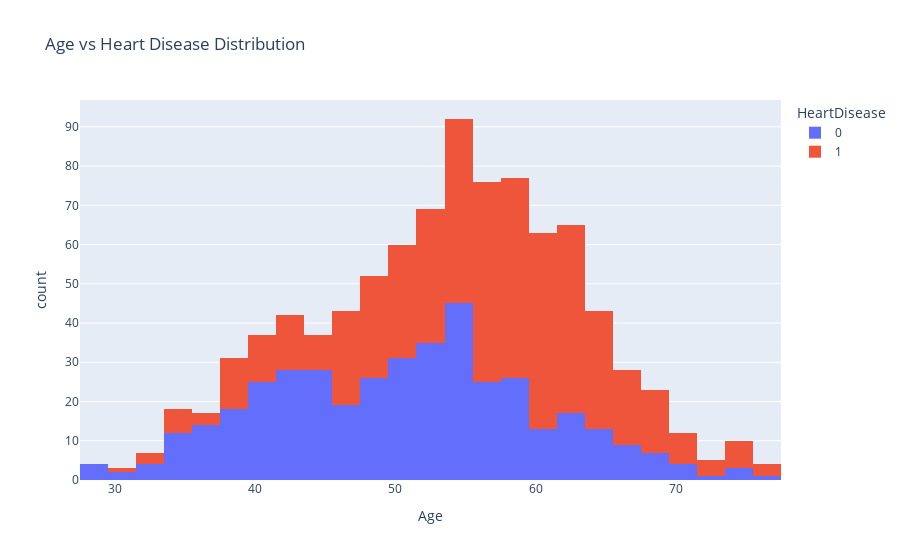

The notebook cell this image was saved under:
### Code cell
px.histogram(heart_df,x='Age', color='HeartDisease', title='Age vs Heart Disease Distribution')

### Figure 1 — Plotly figure (JSON) as saved in the notebook; plotly's stock layout.template omitted (floating-point values rounded to 4 significant figures; data arrays with more than 128 entries replaced by an {"elided": "..."} marker saying what was removed)
{"data": [{"bingroup": "x", "hovertemplate": "HeartDisease=0<br>Age=%{x}<br>count=%{y}<extra></extra>", "legendgroup": "0", "marker": {"color": "#636efa", "pattern": {"shape": ""}}, "name": "0", "orientation": "v", "showlegend": true, "type": "histogram", "x": {"elided": "410 int values"}, "xaxis": "x", "yaxis": "y"}, {"bingroup": "x", "hovertemplate": "HeartDisease=1<br>Age=%{x}<br>count=%{y}<extra></extra>", "legendgroup": "1", "marker": {"color": "#EF553B", "pattern": {"shape": ""}}, "name": "1", "orientation": "v", "showlegend": true, "type": "histogram", "x": {"elided": "508 int values"}, "xaxis": "x", "yaxis": "y"}], "layout": {"barmode": "relative", "legend": {"title": {"text": "HeartDisease"}, "tracegroupgap": 0}, "title": {"text": "Age vs Heart Disease Distribution"}, "xaxis": {"anchor": "y", "domain": [0, 1], "title": {"text": "Age"}}, "yaxis": {"anchor": "x", "domain": [0, 1], "title": {"text": "count"}}}}
